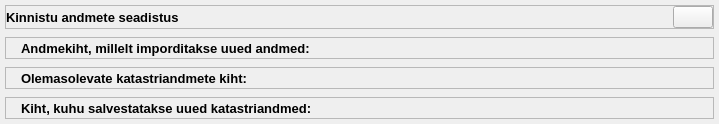
                 <widget class="QWidget" name="qwSU_Layers" native="true">
                  <property name="styleSheet">
                   <string notr="true"/>
                  </property>
                  <layout class="QVBoxLayout" name="verticalLayout_2">
                   <property name="spacing">
                    <number>8</number>
                   </property>
                   <property name="leftMargin">
                    <number>5</number>
                   </property>
                   <property name="topMargin">
                    <number>5</number>
                   </property>
                   <property name="rightMargin">
                    <number>5</number>
                   </property>
                   <property name="bottomMargin">
                    <number>5</number>
                   </property>
                   <item>
                    <widget class="QFrame" name="frame_26">
                     <property name="frameShape">
                      <enum>QFrame::StyledPanel</enum>
                     </property>
                     <property name="frameShadow">
                      <enum>QFrame::Raised</enum>
                     </property>
                     <layout class="QHBoxLayout" name="horizontalLayout_19">
                      <property name="spacing">
                       <number>0</number>
                      </property>
                      <property name="leftMargin">
                       <number>0</number>
                      </property>
                      <property name="topMargin">
                       <number>0</number>
                      </property>
                      <property name="rightMargin">
                       <number>0</number>
                      </property>
                      <property name="bottomMargin">
                       <number>0</number>
                      </property>
                      <item>
                       <widget class="QLabel" name="label_30">
                        <property name="font">
                         <font>
                          <pointsize>10</pointsize>
                          <weight>75</weight>
                          <italic>false</italic>
                          <bold>true</bold>
                          <underline>false</underline>
                         </font>
                        </property>
                        <property name="text">
                         <string>Kinnistu andmete seadistus</string>
                        </property>
                       </widget>
                      </item>
                      <item>
                       <spacer name="horizontalSpacer_7">
                        <property name="orientation">
                         <enum>Qt::Horizontal</enum>
                        </property>
                        <property name="sizeHint" stdset="0">
                         <size>
                          <width>494</width>
                          <height>20</height>
                         </size>
                        </property>
                       </spacer>
                      </item>
                      <item>
                       <widget class="QPushButton" name="pbLayerSettings">
                        <property name="text">
                         <string/>
                        </property>
                        <property name="icon">
                         <iconset>
                          <normaloff>icons/Icons_hele/settings.svg</normaloff>icons/Icons_hele/settings.svg</iconset>
                        </property>
                        <property name="iconSize">
                         <size>
                          <width>16</width>
                          <height>16</height>
                         </size>
                        </property>
                       </widget>
                      </item>
                     </layout>
                    </widget>
                   </item>
                   <item>
                    <widget class="QFrame" name="frame_14">
                     <property name="styleSheet">
                      <string notr="true"/>
                     </property>
                     <property name="frameShape">
                      <enum>QFrame::StyledPanel</enum>
                     </property>
                     <property name="frameShadow">
                      <enum>QFrame::Raised</enum>
                     </property>
                     <layout class="QHBoxLayout" name="horizontalLayout_15">
                      <property name="spacing">
                       <number>10</number>
                      </property>
                      <property name="leftMargin">
                       <number>15</number>
                      </property>
                      <property name="topMargin">
                       <number>0</number>
                      </property>
                      <property name="rightMargin">
                       <number>0</number>
                      </property>
                      <property name="bottomMargin">
                       <number>0</number>
                      </property>
                      <item>
                       <widget class="QLabel" name="label_16">
                        <property name="font">
                         <font>
                          <pointsize>10</pointsize>
                          <weight>75</weight>
                          <bold>true</bold>
                         </font>
                        </property>
                        <property name="text">
                         <string>Andmekiht, millelt imporditakse uued andmed:</string>
                        </property>
                       </widget>
                      </item>
                      <item>
                       <widget class="QLabel" name="lblSHPNewItems">
                        <property name="text">
                         <string/>
                        </property>
                       </widget>
                      </item>
                      <item>
                       <spacer name="horizontalSpacer_2">
                        <property name="orientation">
                         <enum>Qt::Horizontal</enum>
                        </property>
                        <property name="sizeHint" stdset="0">
                         <size>
                          <width>309</width>
                          <height>20</height>
                         </size>
                        </property>
                       </spacer>
                      </item>
                     </layout>
                    </widget>
                   </item>
                   <item>
                    <widget class="QFrame" name="frame_15">
                     <property name="frameShape">
                      <enum>QFrame::StyledPanel</enum>
                     </property>
                     <property name="frameShadow">
                      <enum>QFrame::Raised</enum>
                     </property>
                     <layout class="QHBoxLayout" name="horizontalLayout_29">
                      <property name="spacing">
                       <number>10</number>
                      </property>
                      <property name="leftMargin">
                       <number>15</number>
                      </property>
                      <property name="topMargin">
                       <number>0</number>
                      </property>
                      <property name="rightMargin">
                       <number>0</number>
                      </property>
                      <property name="bottomMargin">
                       <number>0</number>
                      </property>
                      <item>
                       <widget class="QLabel" name="label_6">
                        <property name="font">
                         <font>
                          <pointsize>10</pointsize>
                          <weight>75</weight>
                          <bold>true</bold>
                         </font>
                        </property>
                        <property name="text">
                         <string>Olemasolevate katastriandmete kiht:</string>
                        </property>
                       </widget>
                      </item>
                      <item>
                       <widget class="QLabel" name="lblcurrent_main_layer_label">
                        <property name="font">
                         <font>
                          <pointsize>10</pointsize>
                          <weight>50</weight>
                          <bold>false</bold>
                         </font>
                        </property>
                        <property name="text">
                         <string/>
                        </property>
                       </widget>
                      </item>
                      <item>
                       <spacer name="horizontalSpacer_5">
                        <property name="orientation">
                         <enum>Qt::Horizontal</enum>
                        </property>
                        <property name="sizeHint" stdset="0">
                         <size>
                          <width>370</width>
                          <height>20</height>
                         </size>
                        </property>
                       </spacer>
                      </item>
                     </layout>
                    </widget>
                   </item>
                   <item>
                    <widget class="QFrame" name="frame_16">
                     <property name="frameShape">
                      <enum>QFrame::StyledPanel</enum>
                     </property>
                     <property name="frameShadow">
                      <enum>QFrame::Raised</enum>
                     </property>
                     <layout class="QHBoxLayout" name="horizontalLayout_2">
                      <property name="spacing">
                       <number>10</number>
                      </property>
                      <property name="leftMargin">
                       <number>15</number>
                      </property>
                      <property name="topMargin">
                       <number>0</number>
                      </property>
                      <property name="rightMargin">
                       <number>0</number>
                      </property>
                      <property name="bottomMargin">
                       <number>0</number>
                      </property>
                      <item>
                       <widget class="QLabel" name="label_2">
                        <property name="font">
                         <font>
                          <pointsize>10</pointsize>
                          <weight>75</weight>
                          <bold>true</bold>
                         </font>
                        </property>
                        <property name="text">
                         <string>Kiht, kuhu salvestatakse uued katastriandmed:</string>
                        </property>
                       </widget>
                      </item>
                      <item>
                       <widget class="QLabel" name="lblnewCadastrals_input_layer_label">
                        <property name="font">
                         <font>
                          <pointsize>10</pointsize>
                          <weight>50</weight>
                          <bold>false</bold>
                         </font>
                        </property>
                        <property name="text">
                         <string/>
                        </property>
                       </widget>
                      </item>
                      <item>
                       <spacer name="horizontalSpacer_6">
                        <property name="orientation">
                         <enum>Qt::Horizontal</enum>
                        </property>
                        <property name="sizeHint" stdset="0">
                         <size>
                          <width>304</width>
                          <height>20</height>
                         </size>
                        </property>
                       </spacer>
                      </item>
                     </layout>
                    </widget>
                   </item>
                  </layout>
                 </widget>
